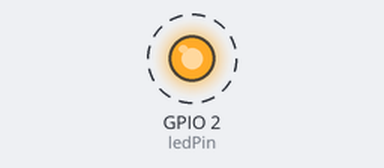
A sketch run on a simulated ESP32. Shown: output pins drawn as LEDs (lit = HIGH). Dashed ring = blinking. What the sketch prints to the serial monitor is not drawn.

Above: at 0.5 s.
Timing chart, 0 to 4.6 s (numbered marks = the images above):
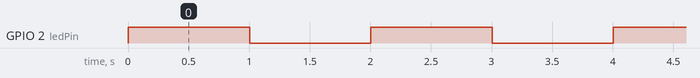

The sketch:

BasicTest.ino
```cpp
// The onboard LED on most ESP32 dev boards is connected to GPIO 2.
const int ledPin = 2;

void setup() {
  // Initialize the serial communication at 115200 baud rate
  Serial.begin(115200);

  // Configure the LED pin as an output
  pinMode(ledPin, OUTPUT);

  Serial.println("\nESP32 Basic Test Started!");
  Serial.println("If you see this, your computer is successfully communicating with the ESP32!");
}

void loop() {
  // Turn the LED on
  digitalWrite(ledPin, HIGH);
  Serial.println("LED is ON");
  delay(1000); // Wait for 1 second (1000 milliseconds)

  // Turn the LED off
  digitalWrite(ledPin, LOW);
  Serial.println("LED is OFF");
  delay(1000); // Wait for 1 second
}
```

Measured:
- by itself, GPIO 2 (ledPin): alternates HIGH for 1.0 s and LOW for 1.0 s
